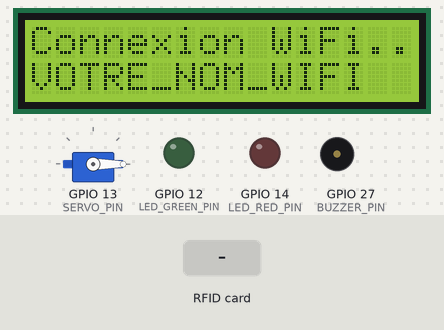
A sketch run on a simulated ESP32. Shown: 16×2 character LCD, servo, output pins drawn as LEDs (lit = HIGH), buzzer (waves = sounding, pin HIGH). Inputs (shaded band) come from the test bench. WiFi joins after 1.5 s; servers stay silent unless stated; uploads are accepted with an empty reply; what the sketch prints to the serial monitor is not drawn.

Above: at 1.2 s.
At 3.9 s:
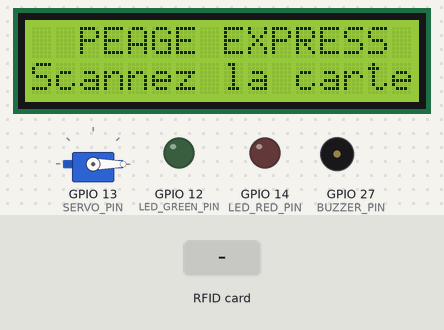
4.0 s: RFID card 5E 7A 19 C4 held to the reader
At 4.7 s:
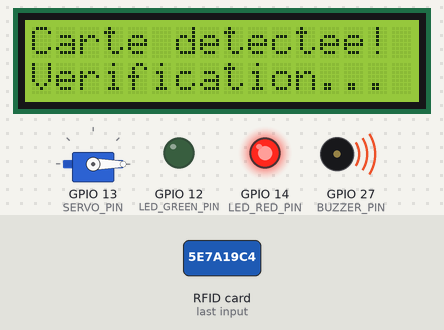
At 5.7 s:
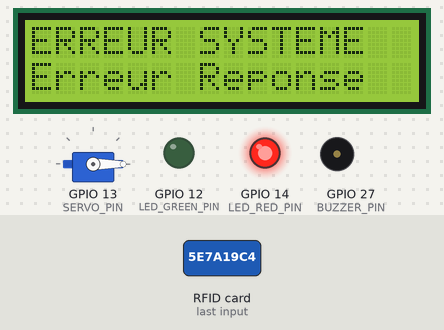
Timing chart, 0 to 9.4 s (numbered marks = the images above; inputs shaded):
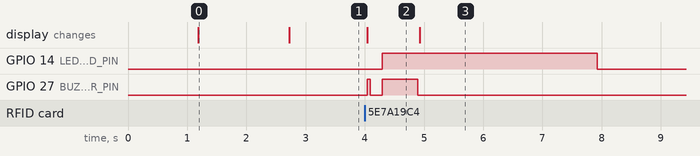

Measured:
- after the input at 4.0 s, GPIO 14 (LED_RED_PIN): LOW → HIGH after 0.30 s, → LOW 3.6 s later; GPIO 27 (BUZZER_PIN): LOW → HIGH at once, → LOW 0.05 s later, → HIGH 0.20 s later, → LOW 0.60 s later; the display: changes at once (image 2)
- what the display in image 0 shows lasts 1.5 s, from 1.2 s to 2.7 s
- what the display in image 2 shows lasts 0.9 s, from 4.0 s to 4.9 s

The sketch:

esp32_peage.ino
```cpp
/*
 * ====================================================================================
 *   Système de Péage Électronique ESP32 - Code Firmware Arduino C++
 *   Auteur : Mourchid FOLARIN
 * ====================================================================================
 *
 * BIBLIOTHÈQUES À INSTALLER DANS L'IDE ARDUINO :
 * 1. MFRC522 (par githubmeme / miguelbalboa) -> Gestion du lecteur RFID RC522
 * 2. ESP32Servo (par Kevin Harrington) -> Contrôle du Servomoteur sur ESP32
 * 3. LiquidCrystal_I2C (par Frank de Brabander) -> Écran LCD 16x2 I2C
 * 4. ArduinoJson (par Benoit Blanchon - version 6 ou 7) -> Parsing du JSON HTTP
 *
 * SCHÉMA DE CÂBLAGE ESP32 :
 * ------------------------------------------------------------------------------------
 * Composant      | Broche Composant | Broche ESP32
 * ------------------------------------------------------------------------------------
 * RFID RC522     | SDA (SS)         | GPIO 5
 *                | SCK              | GPIO 18
 *                | MOSI             | GPIO 23
 *                | MISO             | GPIO 19
 *                | RST              | GPIO 4
 *                | 3.3V             | 3.3V (ATTENTION : Ne PAS connecter au 5V !)
 *                | GND              | GND
 * ------------------------------------------------------------------------------------
 * Servomoteur    | Signal (Jaune/Or)| GPIO 13
 * SG90 / MG996R  | VCC (Rouge)      | 5V (Alimentation externe recommandée)
 *                | GND (Marron/Noir)| GND
 * ------------------------------------------------------------------------------------
 * Écran LCD I2C  | SDA              | GPIO 21
 * (16x2)         | SCL              | GPIO 22
 *                | VCC              | 5V
 *                | GND              | GND
 * ------------------------------------------------------------------------------------
 * Indication     | LED Verte (Anode)| GPIO 12 (avec résistance 220Ω)
 *                | LED Rouge (Anode)| GPIO 14 (avec résistance 220Ω)
 *                | Buzzer (+)       | GPIO 27
 * ====================================================================================
 */

#include <WiFi.h>
#include <HTTPClient.h>
#include <SPI.h>
#include <MFRC522.h>
#include <ESP32Servo.h>
#include <Wire.h>
#include <LiquidCrystal_I2C.h>
#include <ArduinoJson.h>

// ====================================================================================
// 1. CONFIGURATION DU RÉSEAU ET DE L'API REST (RENDER)
// ====================================================================================
const char* WIFI_SSID     = "VOTRE_NOM_WIFI";       // Remplacer par le SSID de votre réseau Wi-Fi
const char* WIFI_PASSWORD = "VOTRE_MOT_DE_PASSE";   // Remplacer par le mot de passe Wi-Fi

// URL de l'API déployée sur Render (ou adresse IP locale ex: "http://192.168.1.50:5000/api/toll/scan")
const char* API_URL       = "https://peage-backend.onrender.com/api/toll/scan";

// Identifiant unique du poste de péage (optionnel, défini dans Prisma seed)
const char* TOLL_GATE_ID  = "00000000-0000-0000-0000-000000000001";

// ====================================================================================
// 2. DÉFINITION DES BROCHES (GPIO PINS)
// ====================================================================================
#define RFID_SS_PIN   5
#define RFID_RST_PIN  4

#define SERVO_PIN     13

#define LED_GREEN_PIN 12
#define LED_RED_PIN   14
#define BUZZER_PIN    27

// ====================================================================================
// 3. INITIALISATION DES OBJETS MATÉRIELS
// ====================================================================================
MFRC522 rfid(RFID_SS_PIN, RFID_RST_PIN);
Servo barrierServo;
LiquidCrystal_I2C lcd(0x27, 16, 2); // Adresse I2C 0x27 ou 0x3F

// Angles de la barrière
const int BARRIER_CLOSED_ANGLE = 0;   // Barrière fermée (horizontale)
const int BARRIER_OPEN_ANGLE   = 90;  // Barrière ouverte (verticale)

// ====================================================================================
// SETUP (INITIALISATION DU SYSTÈME)
// ====================================================================================
void setup() {
  Serial.begin(115200);
  delay(1000);

  Serial.println("\n==========================================");
  Serial.println("   DÉMARRAGE DU SYSTÈME DE PÉAGE ESP32    ");
  Serial.println("==========================================");

  // Configuration des broches d'E/S
  pinMode(LED_GREEN_PIN, OUTPUT);
  pinMode(LED_RED_PIN, OUTPUT);
  pinMode(BUZZER_PIN, OUTPUT);

  digitalWrite(LED_GREEN_PIN, LOW);
  digitalWrite(LED_RED_PIN, LOW);
  digitalWrite(BUZZER_PIN, LOW);

  // Initialisation de l'écran LCD I2C
  Wire.begin(21, 22); // SDA = GPIO 21, SCL = GPIO 22
  lcd.init();
  lcd.backlight();
  lcd.setCursor(0, 0);
  lcd.print("Peage Electroniq");
  lcd.setCursor(0, 1);
  lcd.print("Initialisation..");

  // Initialisation du Servomoteur
  ESP32PWM::allocateTimer(0);
  barrierServo.setPeriodHertz(50); // Standard 50Hz servo
  barrierServo.attach(SERVO_PIN, 500, 2400);
  closeBarrier();

  // Initialisation du bus SPI et du lecteur RFID MFRC522
  SPI.begin(18, 19, 23, 5); // SCK, MISO, MOSI, SS
  rfid.PCD_Init();
  Serial.println("✅ Lecteur RFID MFRC522 prêt.");

  // Connexion au Wi-Fi
  connectToWiFi();

  // Écran d'accueil prêt
  showStandbyScreen();
}

// ====================================================================================
// LOOP (BOUCLE PRINCIPALE DE DÉTECTION)
// ====================================================================================
void loop() {
  // Maintenir la connexion Wi-Fi active
  if (WiFi.status() != WL_CONNECTED) {
    connectToWiFi();
  }

  // Vérifier si une nouvelle carte RFID est présente devant le lecteur
  if (!rfid.PICC_IsNewCardPresent()) {
    return;
  }

  // Lire l'identifiant (UID) de la carte
  if (!rfid.PICC_ReadCardSerial()) {
    return;
  }

  // Convertir le tableau d'octets UID en chaîne de caractères Hexadécimale (ex: "A1B2C3D4")
  String cardUid = "";
  for (byte i = 0; i < rfid.uid.size; i++) {
    if (rfid.uid.uidByte[i] < 0x10) {
      cardUid += "0";
    }
    cardUid += String(rfid.uid.uidByte[i], HEX);
  }
  cardUid.toUpperCase();

  Serial.println("\n------------------------------------------");
  Serial.print("💳 Carte RFID détectée ! UID: ");
  Serial.println(cardUid);

  // Signaler visuellement et à l'écran la prise en compte du scan
  lcd.clear();
  lcd.setCursor(0, 0);
  lcd.print("Carte detectee!");
  lcd.setCursor(0, 1);
  lcd.print("Verification...");
  playBeep(50, 1);

  // Envoyer la requête HTTP POST à l'API backend
  processCardScan(cardUid);

  // Stopper la lecture de la carte actuelle
  rfid.PICC_HaltA();
  rfid.PCD_StopCrypto1();

  // Retourner à l'écran de veille après le traitement
  delay(1500);
  showStandbyScreen();
}

// ====================================================================================
// FONCTIONS HTTP & LOGIQUE DE TRAITEMENT PÉAGE
// ====================================================================================

/**
 * Envoie l'UID scanné à l'API REST Node.js/Express
 */
void processCardScan(String cardUid) {
  HTTPClient http;

  Serial.print("📡 Envoi vers ");
  Serial.println(API_URL);

  http.begin(API_URL);
  http.addHeader("Content-Type", "application/json");

  // Construction du corps JSON de la requête
  StaticJsonDocument<200> reqDoc;
  reqDoc["card_uid"] = cardUid;
  reqDoc["toll_gate_id"] = TOLL_GATE_ID;

  String jsonPayload;
  serializeJson(reqDoc, jsonPayload);

  // Exécution du POST HTTP
  int httpResponseCode = http.POST(jsonPayload);

  if (httpResponseCode > 0) {
    String responseString = http.getString();
    Serial.print("HTTP Status Code: ");
    Serial.println(httpResponseCode);
    Serial.print("Reponse API: ");
    Serial.println(responseString);

    // Parsing du JSON de réponse
    StaticJsonDocument<512> resDoc;
    DeserializationError error = deserializeJson(resDoc, responseString);

    if (!error) {
      const char* status = resDoc["status"] | "error";
      const char* userName = resDoc["user_name"] | "Usager";
      const char* message = resDoc["message"] | "";
      float remainingBalance = resDoc["remaining_balance"] | 0.0;

      if (String(status) == "authorized") {
        handleAuthorizedPass(userName, remainingBalance);
      } else {
        handleRefusedPass(message);
      }

    } else {
      Serial.print("❌ Erreur de parsing JSON: ");
      Serial.println(error.c_str());
      handleErrorPass("Erreur Reponse");
    }

  } else {
    Serial.print("❌ Erreur de connexion HTTP: ");
    Serial.println(http.errorToString(httpResponseCode));
    handleErrorPass("Erreur Connexion");
  }

  http.end();
}

/**
 * Traitement en cas d'accès AUTORISÉ
 */
void handleAuthorizedPass(const char* userName, float balance) {
  Serial.println("🟢 ACCÈS AUTORISÉ ! Ouverture de la barrière.");

  // LED Verte & Beep de succès
  digitalWrite(LED_GREEN_PIN, HIGH);
  playBeep(80, 2);

  // Affichage LCD
  lcd.clear();
  lcd.setCursor(0, 0);
  lcd.print("PASSEZ S.V.P !");
  lcd.setCursor(0, 1);
  lcd.print("Solde: ");
  lcd.print((int)balance);
  lcd.print(" FCFA");

  // Ouverture de la barrière
  openBarrier();

  // Maintenir la barrière ouverte pendant 4 secondes pour laisser passer le véhicule
  delay(4000);

  // Fermeture de la barrière
  closeBarrier();

  digitalWrite(LED_GREEN_PIN, LOW);
}

/**
 * Traitement en cas d'accès REFUSÉ (Solde insuffisant, carte bloquée ou inconnue)
 */
void handleRefusedPass(const char* reasonMessage) {
  Serial.print("🔴 ACCÈS REFUSÉ ! Raison: ");
  Serial.println(reasonMessage);

  // LED Rouge & Long Beep d'erreur
  digitalWrite(LED_RED_PIN, HIGH);
  playLongBeep();

  // Affichage LCD
  lcd.clear();
  lcd.setCursor(0, 0);
  lcd.print("ACCES REFUSE !");
  lcd.setCursor(0, 1);

  // Raccourcir le message pour le LCD 16 caractères
  String msgStr = String(reasonMessage);
  if (msgStr.length() > 16) {
    msgStr = msgStr.substring(0, 16);
  }
  lcd.print(msgStr);

  // La barrière reste fermée
  closeBarrier();

  delay(3500);

  digitalWrite(LED_RED_PIN, LOW);
}

/**
 * Traitement des erreurs système / réseau
 */
void handleErrorPass(const char* errorText) {
  digitalWrite(LED_RED_PIN, HIGH);
  playLongBeep();

  lcd.clear();
  lcd.setCursor(0, 0);
  lcd.print("ERREUR SYSTEME");
  lcd.setCursor(0, 1);
  lcd.print(errorText);

  delay(3000);
  digitalWrite(LED_RED_PIN, LOW);
}

// ====================================================================================
// FONCTIONS AUXILIAIRES MATÉRIELLES (BARRIÈRE & I/O)
// ====================================================================================

void openBarrier() {
  barrierServo.write(BARRIER_OPEN_ANGLE);
}

void closeBarrier() {
  barrierServo.write(BARRIER_CLOSED_ANGLE);
}

void showStandbyScreen() {
  lcd.clear();
  lcd.setCursor(0, 0);
  lcd.print("  PEAGE EXPRESS ");
  lcd.setCursor(0, 1);
  lcd.print("Scannez la carte");
}

void connectToWiFi() {
  Serial.print("📶 Connexion au réseau Wi-Fi: ");
  Serial.println(WIFI_SSID);

  lcd.clear();
  lcd.setCursor(0, 0);
  lcd.print("Connexion WiFi..");
  lcd.setCursor(0, 1);
  lcd.print(WIFI_SSID);

  WiFi.mode(WIFI_STA);
  WiFi.begin(WIFI_SSID, WIFI_PASSWORD);

  int attempts = 0;
  while (WiFi.status() != WL_CONNECTED && attempts < 20) {
    delay(500);
    Serial.print(".");
    attempts++;
  }

  if (WiFi.status() == WL_CONNECTED) {
    Serial.println("\n✅ Connexion Wi-Fi réussie !");
    Serial.print("Adresse IP ESP32: ");
    Serial.println(WiFi.localIP());
  } else {
    Serial.println("\n❌ Échec de connexion Wi-Fi. Mode hors-ligne / réessai...");
  }
}

void playBeep(int durationMs, int count) {
  for (int i = 0; i < count; i++) {
    digitalWrite(BUZZER_PIN, HIGH);
    delay(durationMs);
    digitalWrite(BUZZER_PIN, LOW);
    if (count > 1) delay(50);
  }
}

void playLongBeep() {
  digitalWrite(BUZZER_PIN, HIGH);
  delay(600);
  digitalWrite(BUZZER_PIN, LOW);
}
```
